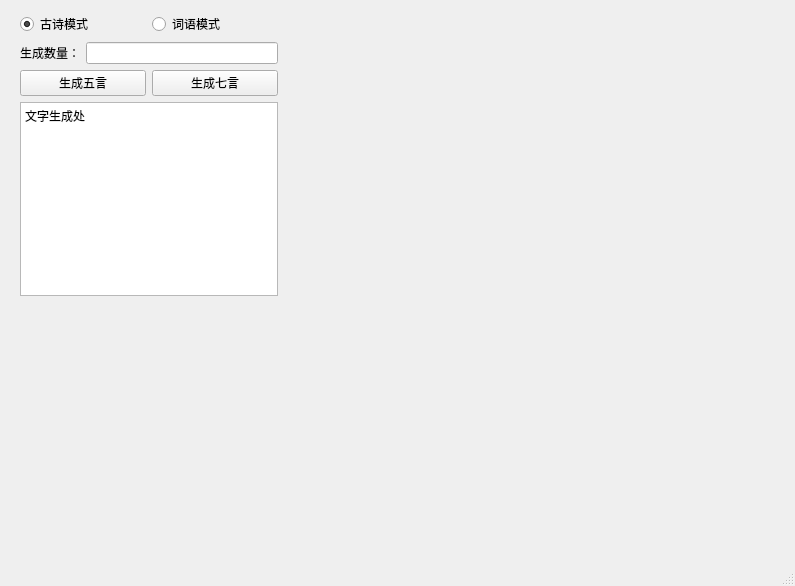
<?xml version="1.0" encoding="UTF-8"?>
<ui version="4.0">
 <class>MainWindow</class>
 <widget class="QMainWindow" name="MainWindow">
  <property name="geometry">
   <rect>
    <x>0</x>
    <y>0</y>
    <width>795</width>
    <height>586</height>
   </rect>
  </property>
  <property name="windowTitle">
   <string>MainWindow</string>
  </property>
  <widget class="QWidget" name="centralwidget">
   <widget class="QWidget" name="">
    <property name="geometry">
     <rect>
      <x>20</x>
      <y>12</y>
      <width>258</width>
      <height>284</height>
     </rect>
    </property>
    <layout class="QVBoxLayout" name="verticalLayout">
     <item>
      <layout class="QHBoxLayout" name="horizontalLayout">
       <item>
        <widget class="QRadioButton" name="poemmode">
         <property name="text">
          <string>古诗模式</string>
         </property>
         <property name="checked">
          <bool>true</bool>
         </property>
        </widget>
       </item>
       <item>
        <widget class="QRadioButton" name="wordmode">
         <property name="text">
          <string>词语模式</string>
         </property>
        </widget>
       </item>
      </layout>
     </item>
     <item>
      <layout class="QHBoxLayout" name="horizontalLayout_2">
       <item>
        <widget class="QLabel" name="label">
         <property name="text">
          <string>生成数量：</string>
         </property>
        </widget>
       </item>
       <item>
        <widget class="QLineEdit" name="lineEdit"/>
       </item>
      </layout>
     </item>
     <item>
      <layout class="QHBoxLayout" name="horizontalLayout_3">
       <item>
        <widget class="QPushButton" name="btn1">
         <property name="text">
          <string>生成五言</string>
         </property>
        </widget>
       </item>
       <item>
        <widget class="QPushButton" name="btn2">
         <property name="text">
          <string>生成七言</string>
         </property>
        </widget>
       </item>
      </layout>
     </item>
     <item>
      <widget class="QTextBrowser" name="textBrowser">
       <property name="html">
        <string>&lt;!DOCTYPE HTML PUBLIC &quot;-//W3C//DTD HTML 4.0//EN&quot; &quot;http://www.w3.org/TR/REC-html40/strict.dtd&quot;&gt;
&lt;html&gt;&lt;head&gt;&lt;meta name=&quot;qrichtext&quot; content=&quot;1&quot; /&gt;&lt;meta charset=&quot;utf-8&quot; /&gt;&lt;style type=&quot;text/css&quot;&gt;
p, li { white-space: pre-wrap; }
&lt;/style&gt;&lt;/head&gt;&lt;body style=&quot; font-family:'微软雅黑'; font-size:9pt; font-weight:400; font-style:normal;&quot;&gt;
&lt;p style=&quot; margin-top:0px; margin-bottom:0px; margin-left:0px; margin-right:0px; -qt-block-indent:0; text-indent:0px;&quot;&gt;文字生成处&lt;/p&gt;&lt;/body&gt;&lt;/html&gt;</string>
       </property>
      </widget>
     </item>
    </layout>
   </widget>
  </widget>
  <widget class="QMenuBar" name="menubar">
   <property name="geometry">
    <rect>
     <x>0</x>
     <y>0</y>
     <width>795</width>
     <height>22</height>
    </rect>
   </property>
  </widget>
  <widget class="QStatusBar" name="statusbar"/>
 </widget>
 <resources/>
 <connections/>
</ui>
